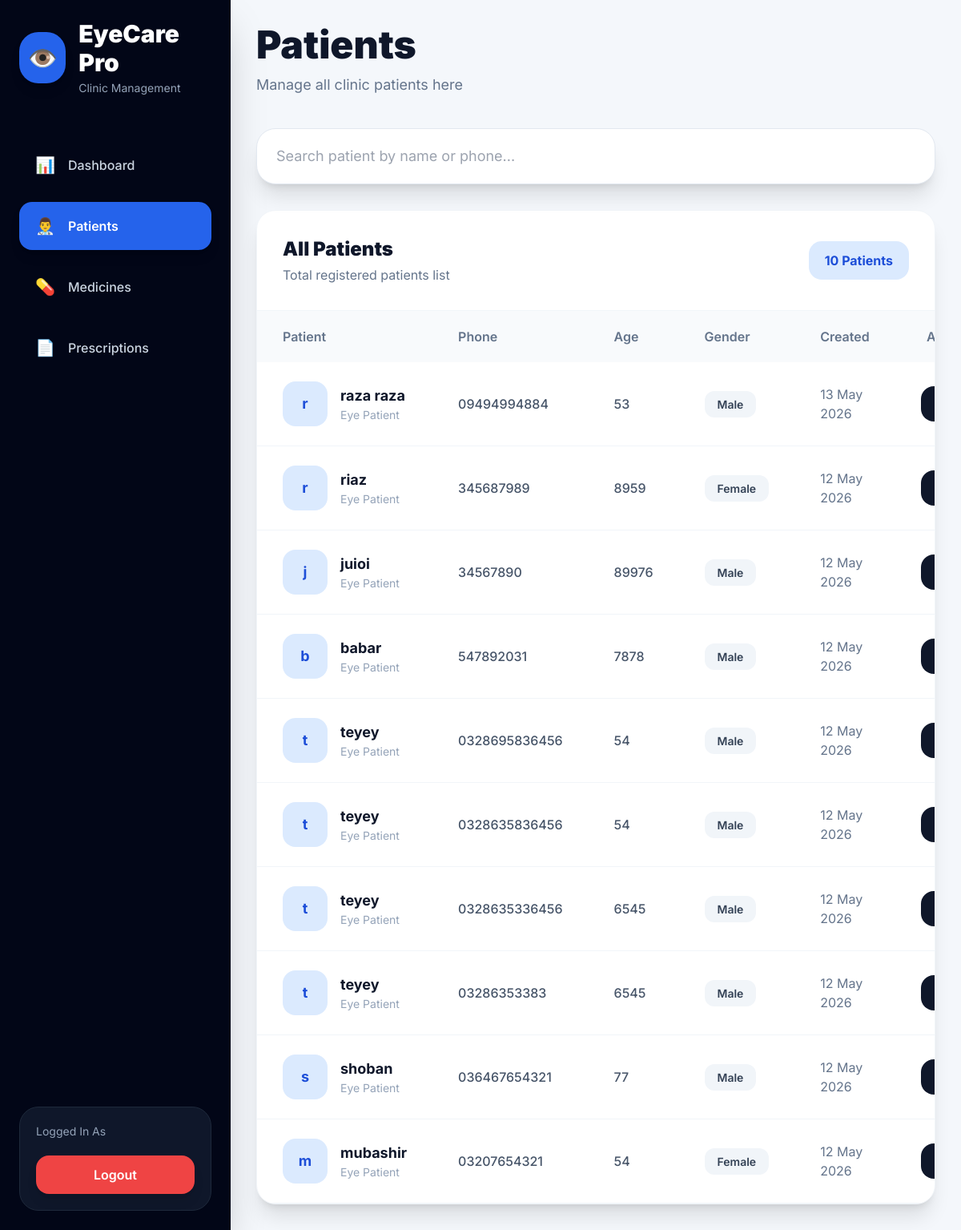
The app's page /patients/ with its own data.
### patients/models.py (models this page shows, shortened)
class Patient(models.Model):
    GENDER_CHOICES = (
        ('Male', 'Male'),
        ('Female', 'Female'),
    )
    name = models.CharField(
        max_length=200
    )
    phone = models.CharField(
        max_length=20,
        unique=True
    )
    age = models.PositiveIntegerField()
    gender = models.CharField(
        max_length=10,
        choices=GENDER_CHOICES
    )
    address = models.TextField(
        blank=True,
        null=True
    )
    eye_notes = models.TextField(
        blank=True,
        null=True
    )
    created_at = models.DateTimeField(
        auto_now_add=True
    )
    updated_at = models.DateTimeField(
        auto_now=True
    )

### patients/views.py (the view)
def patient_list(request):
    patients = Patient.objects.all().order_by('-id')
    context = {
        'patients': patients
    }
    return render(
        request,
        'patient_list.html',
        context
    )

### Userclinic/context_processors.py (called while the page is built)
def user_role(request):
    role = ''
    try:
        if request.user.is_authenticated:
            role = request.user.profile.role
    except Exception:
        role = ''
    return {
        'user_role': role,
        'is_admin': role == 'ADMIN',
        'is_consultant': role == 'CONSULTANT',
    }

### templates/patient_list.html (shortened to what this page needs)
<!DOCTYPE html>
<html lang="en">
<head>
    <script src="https://cdn.tailwindcss.com"></script>
</head>
<body>
<div class="flex min-h-screen">
    <aside class="w-72 bg-slate-950 text-white flex flex-col justify-between p-6 shadow-2xl">
        <div>
            <div class="mb-14">
                <div class="flex items-center gap-4">
                    <div class="w-16 h-16 rounded-3xl bg-blue-600 flex items-center justify-center text-3xl shadow-lg">
                        👁️
                    </div>
                    <div>
                        <h1 class="text-3xl font-black">
                            EyeCare Pro
                        </h1>
                        <p class="text-slate-400 mt-1 text-sm">
                            Clinic Management
                        </p>
                    </div>
                </div>
            </div>
            <nav class="space-y-4">
                <a href="{% url 'dashboard' %}"
                   class="flex items-center gap-4 hover:bg-slate-900 px-5 py-4 rounded-2xl text-slate-300 font-medium smooth">
                    <span class="text-xl">📊</span>
                    Dashboard
                </a>
                <a href="{% url 'patient_list' %}"
                   class="flex items-center gap-4 bg-blue-600 px-5 py-4 rounded-2xl text-white font-semibold shadow-lg">
                    <span class="text-xl">👨‍⚕️</span>
                    Patients
                </a>
                <a href="{% url 'medicine_list' %}"
                   class="flex items-center gap-4 hover:bg-slate-900 px-5 py-4 rounded-2xl text-slate-300 font-medium smooth">
                    <span class="text-xl">💊</span>
                    Medicines
                </a>
                <a href="{% url 'create_prescription' %}"
                   class="flex items-center gap-4 hover:bg-slate-900 px-5 py-4 rounded-2xl text-slate-300 font-medium smooth">
                    <span class="text-xl">📄</span>
                    Prescriptions
                </a>
            </nav>
        </div>
        <div class="bg-slate-900 rounded-3xl p-5 border border-slate-800">
            <p class="text-slate-400 text-sm">
                Logged In As
            </p>
            <form method="POST"
                  action="{% url 'logout' %}"
                  class="mt-5">
                <button type="submit"
                        class="w-full bg-red-500 hover:bg-red-600 smooth text-white py-3 rounded-2xl font-semibold shadow-lg">
                    Logout
                </button>
            </form>
        </div>
    </aside>
    <main class="flex-1 p-8 overflow-y-auto">
        <div class="flex justify-between items-center mb-10">
            <div>
                <h1 class="text-5xl font-black text-slate-900">
                    Patients
                </h1>
                <p class="text-slate-500 mt-3 text-lg">
                    Manage all clinic patients here
                </p>
            </div>
        </div>
<div class="relative w-full mb-8">
    <input
        type="text"
        id="searchInput"
        placeholder="Search patient by name or phone..."
        autocomplete="off"
        class="w-full bg-white border border-slate-200 rounded-3xl px-6 py-5 text-lg outline-none focus:ring-4 focus:ring-blue-200 shadow-xl"
    >
</div>
        <div class="bg-white rounded-3xl shadow-xl border border-slate-100 overflow-hidden">
            <div class="flex justify-between items-center p-8 border-b border-slate-100">
                <div>
                    <h2 class="text-2xl font-black text-slate-900">
                        All Patients
                    </h2>
                    <p class="text-slate-500 mt-1">
                        Total registered patients list
                    </p>
                </div>
                <div class="bg-blue-100 text-blue-700 px-5 py-3 rounded-2xl font-bold">
                    {{ patients.count }} Patients
                </div>
            </div>
            <div class="overflow-x-auto">
                <table class="w-full">
                    <thead class="bg-slate-50">
                        <tr>
                            <th class="text-left px-8 py-5 text-slate-500 font-semibold">
                                Patient
                            </th>
                            <th class="text-left px-8 py-5 text-slate-500 font-semibold">
                                Phone
                            </th>
                            <th class="text-left px-8 py-5 text-slate-500 font-semibold">
                                Age
                            </th>
                            <th class="text-left px-8 py-5 text-slate-500 font-semibold">
                                Gender
                            </th>
                            <th class="text-left px-8 py-5 text-slate-500 font-semibold">
                                Created
                            </th>
                            <th class="text-center px-8 py-5 text-slate-500 font-semibold">
                                Actions
                            </th>
                        </tr>
                    </thead>
                    <tbody>
                        {% for patient in patients %}
                        <tr class="border-b border-slate-100 hover:bg-slate-50 smooth">
                            <td class="px-8 py-6">
                                <div class="flex items-center gap-4">
                                    <div class="w-14 h-14 rounded-2xl bg-blue-100 flex items-center justify-center text-blue-700 font-bold text-lg">
                                        {{ patient.name|slice:':1' }}
                                    </div>
                                    <div>
                                        <h3 class="font-bold text-slate-900 text-lg">
                                            {{ patient.name }}
                                        </h3>
                                        <p class="text-slate-400 text-sm">
                                            Eye Patient
                                        </p>
                                    </div>
                                </div>
                            </td>
                            <td class="px-8 py-6 text-slate-600 font-medium">
                                {{ patient.phone }}
                            </td>
                            <td class="px-8 py-6 text-slate-600 font-medium">
                                {{ patient.age }}
                            </td>
                            <td class="px-8 py-6">
                                <span class="bg-slate-100 text-slate-700 px-4 py-2 rounded-xl text-sm font-semibold">
                                    {{ patient.gender }}
                                </span>
                            </td>
                            <td class="px-8 py-6 text-slate-500">
                                {{ patient.created_at|date:"d M Y" }}
                            </td>
                            <td class="px-8 py-6">
                                <div class="flex items-center justify-center gap-3">
                                    <a href="{% url 'patient_detail' patient.id %}"
                                       class="bg-slate-900 hover:bg-black smooth text-white px-5 py-3 rounded-2xl font-semibold text-sm">
                                    </a>
                                </div>
                            </td>
                        </tr>
                        {% endfor %}
                    </tbody>
                </table>
            </div>
        </div>
    </main>
</div>
</body>
</html>

### templates/patient_list.html (style rules this page uses)
body { font-family: 'Inter', sans-serif; background: #f4f7fb; }
.smooth { transition: all 0.3s ease; }

### records on screen
Patient: name "r", name "raza raza", phone "09494994884", age "53", gender "Male", created_at "13 May 2026"
Patient: name "r", name "riaz", phone "345687989", age "8959", gender "Female", created_at "12 May 2026"
Patient: name "j", name "juioi", phone "34567890", age "89976", gender "Male", created_at "12 May 2026"
Patient: name "b", name "babar", phone "547892031", age "7878", gender "Male", created_at "12 May 2026"
Patient: name "t", name "teyey", phone "0328695836456", age "54", gender "Male", created_at "12 May 2026"
Patient: name "t", name "teyey", phone "0328635836456", age "54", gender "Male", created_at "12 May 2026"
Patient: name "t", name "teyey", phone "0328635336456", age "6545", gender "Male", created_at "12 May 2026"
Patient: name "t", name "teyey", phone "03286353383", age "6545", gender "Male", created_at "12 May 2026"
Patient: name "s", name "shoban", phone "036467654321", age "77", gender "Male", created_at "12 May 2026"
Patient: name "m", name "mubashir", phone "03207654321", age "54", gender "Female", created_at "12 May 2026"

### other values on screen
{{ patients.count }} "10"
